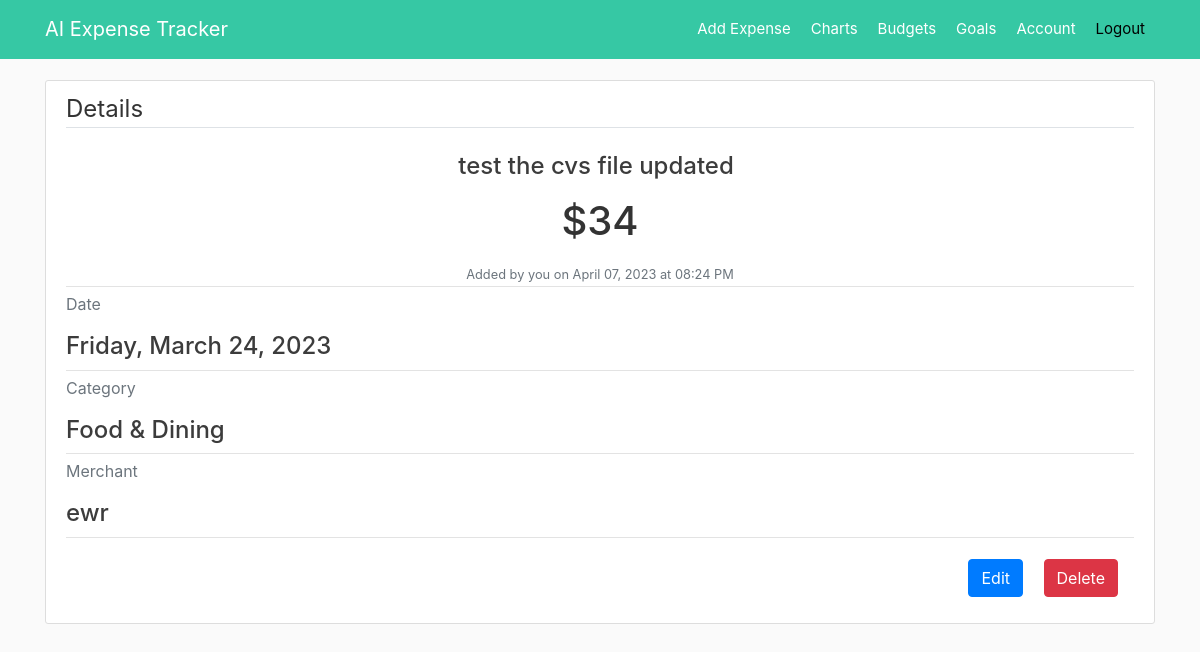
Page /expense/6 (signed in) on the earlier database version.
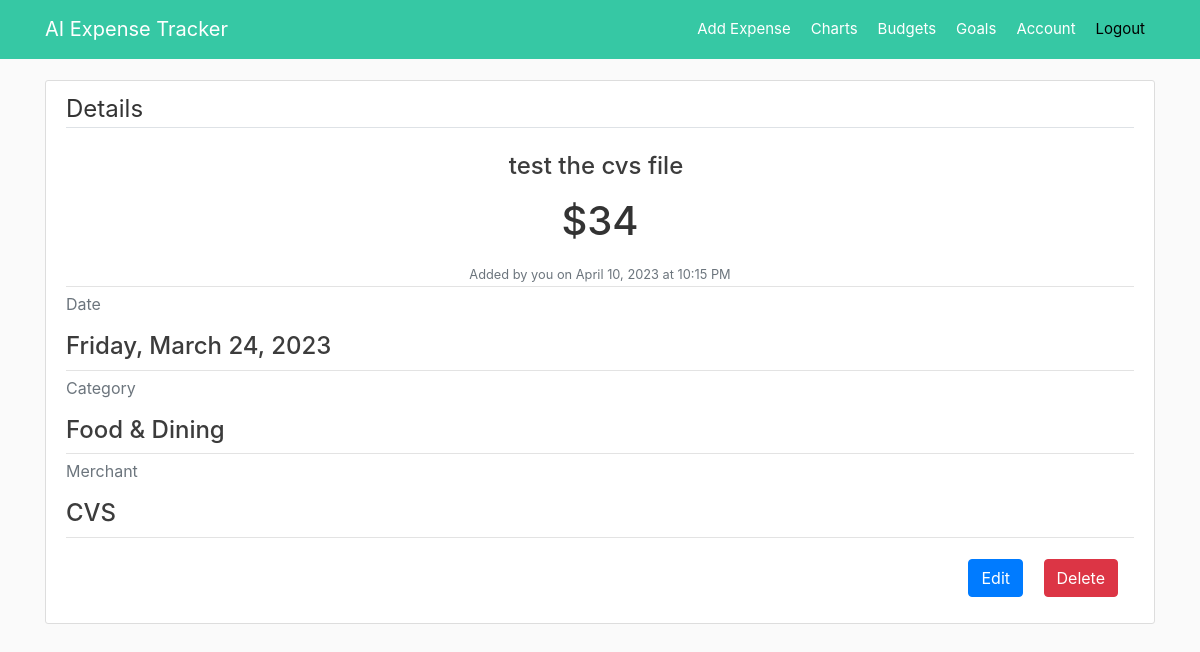
Same page on the later database version.
### app/models.py (models this page shows, shortened)
class Expense(db.Model):
    id = db.Column(db.Integer, primary_key=True)
    title = db.Column(db.String(100), nullable=False)
    amount = db.Column(db.Numeric(precision=8, asdecimal=False,
                       decimal_return_scale=2), nullable=False)
    date_spend = db.Column(db.DateTime, nullable=False)
    category = db.Column(db.String(20), nullable=False)
    merchant = db.Column(db.String(30), nullable=False)
    user_id = db.Column(db.Integer, db.ForeignKey('user.id'), nullable=False)
    date_posted = db.Column(db.DateTime, nullable=False)

### app/expenses/routes.py (the view)
@expenses.route("/expense/<int:expense_id>")
@login_required
def expense(expense_id):
    expense = Expense.query.get_or_404(expense_id)
    return render_template('expense.html', title=expense.title, expense=expense)

### app/models.py (called while the page is built)
@login_manager.user_loader
def load_user(user_id):
    return User.query.get(int(user_id))

### app/templates/expense.html (shortened to what this page needs)
{% extends "layout.html" %}
{% block content %}
<article class="media content-section">
  <div class="media-body">
      <legend class="border-bottom mb-4">Details</legend>
      <div class="article-metadata text-center">
          <h4 class="article-content mr-2">{{ expense.title }}</h4>
          <h1 class="article-content m-3">${{ expense.amount }}</h1>
          <small class="text-muted">Added by you on {{ expense.date_posted.strftime("%B %d, %Y at %I:%M %p") }}</small>
      </div>
      <div class="article-metadata">
          <p class="text-muted">Date</p>
          <h4 class="article-content">{{ expense.date_spend.strftime("%A, %B %d, %Y") }}</h4>
      </div>
      <div class="article-metadata">
          <p class="text-muted">Category</p>
          <h4 class="article-content">{{ expense.category }}</h4>
      </div>
      <div class="article-metadata">
          <p class="text-muted">Merchant</p>
          <h4 class="article-content">{{ expense.merchant }}</h4>
      </div>
      <div class="float-right">
          <a class="btn btn-primary mt-3 mb-3" href="{{ url_for('expenses.expense_update', expense_id=expense.id) }}">Edit</a>
          <button type="button" class="btn btn-danger btn-medium m-3" data-toggle="modal" data-target="#deleteModal">Delete</button>
      </div>
      </div>
</article>
{% endblock content %}

Differences in the rows shown:
changed Expense "Food & Dining": title "test the cvs file updated" → "test the cvs file"; date_posted "April 07, 2023 at 08:24 PM" → "April 10, 2023 at 10:15 PM"; merchant "ewr" → "CVS"
